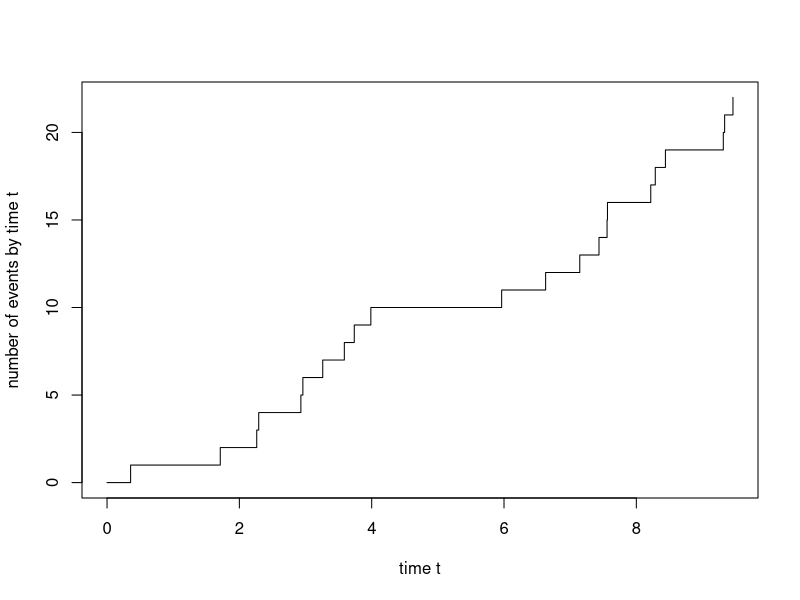
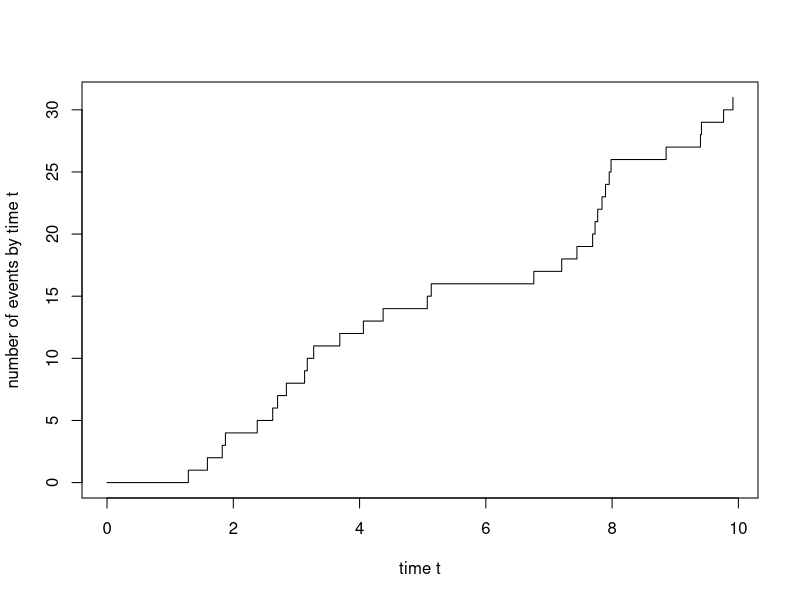

Write R code to recreate these figures, in order.
## ---- chunk 1
n=100
u=runif(n,0,1)
x=c(1:n)*0
lamb=1/1500
x=-log(1-u)/lamb
## ---- chunk 2
ks.test(x,pexp,1/1500, alternative="two.sided")

## ---- chunk 3
m=30 #number of changes
index=floor(runif(m,1,n))
lamb2=1/500
y=x

for (i in 1:m){
  u=runif(1,0,1)
  y[index[i]]=-log(1-u)/lamb2}
## ---- chunk 4
ks.test(y,pexp,1/1500, alternative="two.sided")
result=ks.test(y,pexp,1/1500, alternative="two.sided")
print(result$statistic)
## ---- chunk 5
n=100
size=10
max=0
rangemax=c(1:size)*0
start=1
end=size

for (i in 1:(n-size)){
  result=ks.test(y[start:end],pexp,1/1500, alternative="two.sided")
  compared=result$statistic
  if (compared > max){max=compared
  rangemax=c(start:end)}
  start=start+1
  end=end+1
} 
print(max)
print(rangemax)
## ---- chunk 6
size=5
max=0
rangemax=c(1:size)*0
start=1
end=size

for (i in 1:(n-size)){
  result=ks.test(y[start:end],pexp,1/1500, alternative="two.sided")
  compared=result$statistic
  if (compared > max){max=compared
  rangemax=c(start:end)}
  start=start+1
  end=end+1
} 
print(max)
print(rangemax)
## ---- chunk 7
print(ks.test(y[rangemax],pexp,1/1500, alternative="two.sided")$p.value)
## ---- chunk 8
size=10
max=0
rangemax=c(1:size)*0
start=1
end=size

for (i in 1:(n-size)){
  result=ks.test(x[start:end],pexp,1/1500, alternative="two.sided")
  compared=result$statistic
  if (compared > max){max=compared
  rangemax=c(start:end)}
  start=start+1
  end=end+1
} 
print(max)
print(rangemax)
print(ks.test(y[rangemax],pexp,1/1500, alternative="two.sided")$p.value)
## ---- chunk 9

PoissonProcess <- function(lambda,T) {
  return(sort(runif(rpois(1,lambda*T),0,T)))
}



lambda0=2
lambda1=3
Ti=10
pp1=PoissonProcess(lambda0,Ti)
print(pp1)
plot(c(0,pp1),0:length(pp1),type="s",xlab="time t",ylab="number of events by time t")

pp2=PoissonProcess(lambda1,Ti)
print(pp2)
plot(c(0,pp2),0:length(pp2),type="s",xlab="time t",ylab="number of events by time t")

#time between events 
n1=length(pp1)
tbe1=pp1[2:n1]-pp1[1:n1-1]
tbe1

n2=length(pp2)
tbe2=pp2[2:n2]-pp2[1:n2-1]
tbe2

ks.test(tbe1,pexp,lambda0, alternative="two.sided")

ks.test(tbe2,pexp,lambda1, alternative="two.sided")




## ---- chunk 10
# Etape 1 : simu Poisson process sous H0
ppH0=PoissonProcess(lambda0,Ti)
ppH0
length(ppH0)

# Etape 2 : creation d'un segment sous H1
tau= 2.5 # longeur de l'intervalle modifie, a fortiori tau < Ti
ppH1.segt=PoissonProcess(lambda1,tau)
ppH1.segt
length(ppH1.segt)

# Etape 3 : insertion du segment dans la sequence H0
dbt=runif(1,0,Ti-tau) # choix de l'indice de  temps ou va commencer le segment modifie
dbt
ppH1.repo=dbt+ppH1.segt # repositionnement des observations dans le temps
ppH1.repo
ppH0_avant=ppH0[which(ppH0<ppH1.repo[1])]
ppH0_apres=ppH0[which(ppH0>ppH1.repo[length(ppH1.repo)])]
ppH1=c(ppH0_avant,ppH1.repo,ppH0_apres)
ppH1
length(ppH1)


#time between events 
n1=length(ppH1)
tbe1=ppH1[2:n1]-ppH1[1:n1-1]

n0=length(ppH0)
tbe0=ppH0[2:n0]-ppH0[1:n0-1]

tbe1=c(0,tbe1)
tbe1

list1=data.frame(ProcessusPoissonH1=ppH1,
         TimeBetweenEventH1=tbe1)
list1

tbe0=c(0,tbe0)
tbe0

list0=data.frame(ProcessusPoissonH0=ppH0,
         TimeBetweenEventH0=tbe0)
list0

poisson=list0[,1]
poisson
## ---- chunk 11
Rain_Dataset = read.csv("data/synop.202202.csv", sep = ";")
print("Rain Dataset")
summary(Rain_Dataset)


Rain_Dataset_Red = Rain_Dataset[,c('date', 'rr3')]
Rain_Dataset_Red[,'rr3'] = as.numeric(Rain_Dataset_Red[,'rr3'])

summary(Rain_Dataset_Red)
head(Rain_Dataset_Red)
